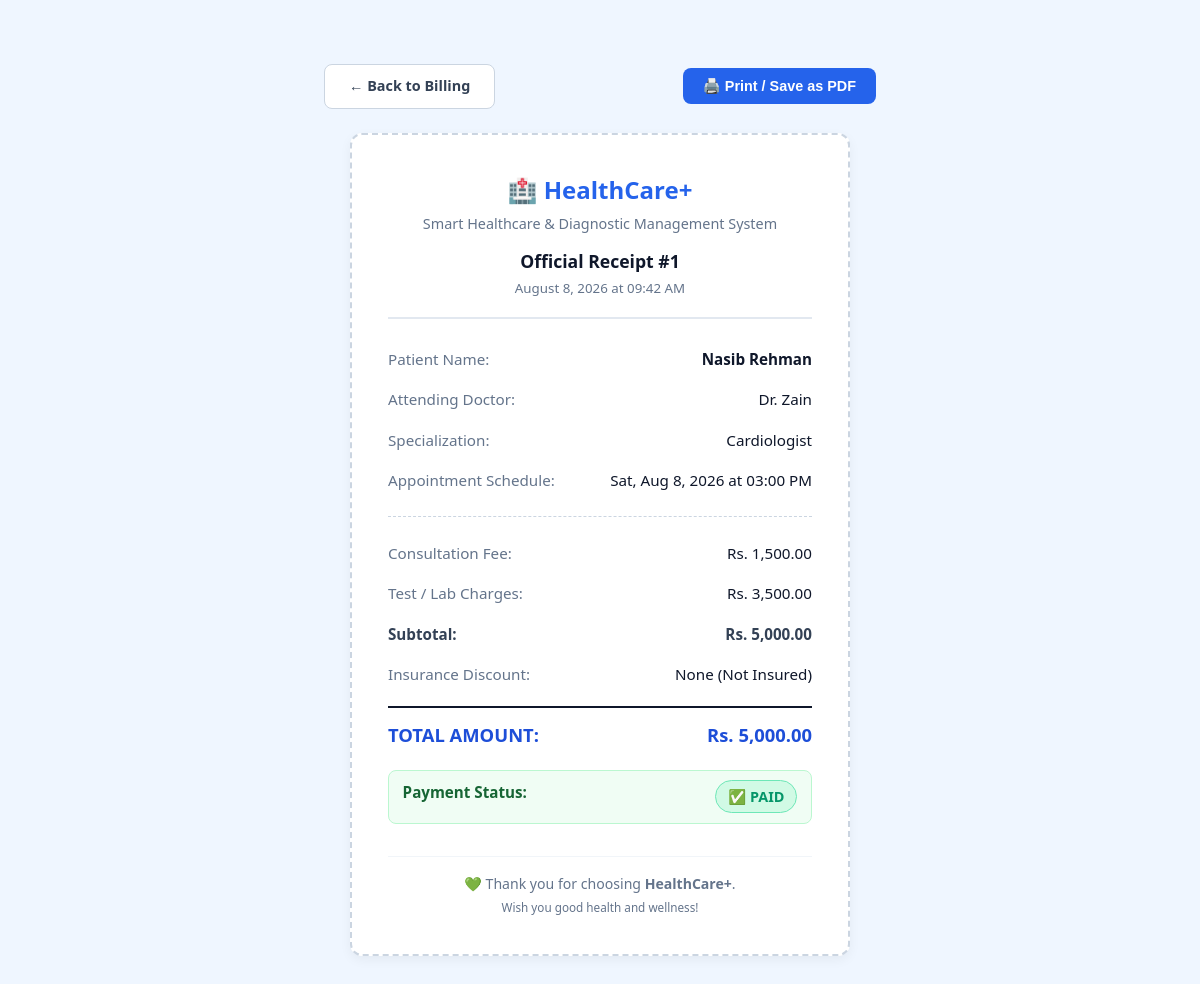
Page /healthcare/view-receipt.php?bill_id=1 (signed in) on the committed database.
### tables this page shows
CREATE TABLE `billing` (
  `bill_id` int(11) NOT NULL AUTO_INCREMENT,
  `appointment_id` int(11) NOT NULL,
  `consultation_fee` decimal(10,2) NOT NULL,
  `test_charges` decimal(10,2) DEFAULT 0.00,
  `insurance_discount_percent` decimal(5,2) DEFAULT 0.00,
  `total_amount` decimal(10,2) NOT NULL,
  `created_at` timestamp NOT NULL DEFAULT current_timestamp(),
  `payment_status` enum('Paid','Unpaid') DEFAULT 'Unpaid',
  PRIMARY KEY (`bill_id`),
  KEY `appointment_id` (`appointment_id`),
  CONSTRAINT `billing_ibfk_1` FOREIGN KEY (`appointment_id`) REFERENCES `appointments` (`appointment_id`) ON DELETE CASCADE
);

CREATE TABLE `users` (
  `user_id` int(11) NOT NULL AUTO_INCREMENT,
  `full_name` varchar(100) NOT NULL,
  `email` varchar(100) NOT NULL,
  `password` varchar(255) NOT NULL,
  `role` enum('patient','doctor','admin') NOT NULL,
  `phone` varchar(20) NOT NULL,
  `created_at` timestamp NOT NULL DEFAULT current_timestamp(),
  `status` enum('active','suspended') DEFAULT 'active',
  PRIMARY KEY (`user_id`),
  UNIQUE KEY `email` (`email`)
);

CREATE TABLE `doctors` (
  `doctor_id` int(11) NOT NULL AUTO_INCREMENT,
  `user_id` int(11) NOT NULL,
  `specialization` varchar(100) NOT NULL,
  `clinic_address` varchar(255) DEFAULT NULL,
  `city` varchar(100) DEFAULT NULL,
  `available_from` time DEFAULT '09:00:00',
  `available_to` time DEFAULT '17:00:00',
  `consultation_fee` decimal(10,2) DEFAULT 500.00,
  PRIMARY KEY (`doctor_id`),
  KEY `user_id` (`user_id`),
  CONSTRAINT `doctors_ibfk_1` FOREIGN KEY (`user_id`) REFERENCES `users` (`user_id`) ON DELETE CASCADE
);

CREATE TABLE `appointments` (
  `appointment_id` int(11) NOT NULL AUTO_INCREMENT,
  `patient_id` int(11) NOT NULL,
  `doctor_id` int(11) NOT NULL,
  `severity_level` enum('Emergency','Normal','Follow-up') NOT NULL,
  `appointment_time` datetime NOT NULL,
  `status` enum('Pending','Confirmed','Completed','Cancelled') DEFAULT 'Pending',
  `created_at` timestamp NOT NULL DEFAULT current_timestamp(),
  `symptoms_selected` varchar(500) DEFAULT NULL,
  `diagnosed_disease` varchar(100) DEFAULT NULL,
  `symptoms_text` text DEFAULT NULL,
  PRIMARY KEY (`appointment_id`),
  KEY `patient_id` (`patient_id`),
  KEY `doctor_id` (`doctor_id`),
  CONSTRAINT `appointments_ibfk_1` FOREIGN KEY (`patient_id`) REFERENCES `patients` (`patient_id`) ON DELETE CASCADE,
  CONSTRAINT `appointments_ibfk_2` FOREIGN KEY (`doctor_id`) REFERENCES `doctors` (`doctor_id`) ON DELETE CASCADE
);

### healthcare/view-receipt.php (the view, shortened to what this page needs)
<?php
require 'db.php';
$bill_id = intval($_GET['bill_id'] ?? 0);
$role    = $_SESSION['role'];
$stmt = $conn->prepare(
    "SELECT b.bill_id, b.consultation_fee, b.test_charges,
            b.insurance_discount_percent, b.total_amount, b.payment_status, b.created_at,
            a.appointment_time, a.severity_level,
            u_p.user_id AS patient_user_id, u_p.full_name AS patient_name, p.insurance_number,
            u_d.user_id AS doctor_user_id, u_d.full_name AS doctor_name, d.specialization
     FROM billing b
     JOIN appointments a ON b.appointment_id = a.appointment_id
     JOIN patients p ON a.patient_id = p.patient_id
     JOIN users u_p ON p.user_id = u_p.user_id
     JOIN doctors d ON a.doctor_id = d.doctor_id
     JOIN users u_d ON d.user_id = u_d.user_id
     WHERE b.bill_id = ?"
);
$stmt->bind_param("i", $bill_id);
$stmt->execute();
$bill = $stmt->get_result()->fetch_assoc();
$consultation_fee = floatval($bill['consultation_fee']);
$test_charges     = floatval($bill['test_charges']);
$subtotal         = $consultation_fee + $test_charges;
$discount_percent = floatval($bill['insurance_discount_percent']);
$discount_amount  = ($subtotal * $discount_percent) / 100;
$total_amount     = floatval($bill['total_amount']);
$has_insurance    = ($discount_percent > 0);
$back_url = ($role === 'patient') ? 'my-bills.php' : 'billing.php';
?>
<!DOCTYPE html>
<html lang="en">
<head>
    <link rel="stylesheet" href="style.css">
</head>
<body style="background-color: var(--primary-bg); padding: 2rem 1rem;">
<div class="container receipt-container" style="max-width: 600px;">
    <div class="no-print flex-between" style="margin-bottom: 1.5rem; align-items: center;">
        <a href="<?php echo $back_url; ?>" class="btn btn-secondary" style="font-size: 0.9rem;">
            ← Back to <?php echo ($role === 'patient') ? 'My Bills' : 'Billing'; ?>
        </a>
        <button onclick="window.print()" class="btn btn-primary" style="font-size: 0.9rem; padding: 0.5rem 1.25rem;">
            🖨️ Print / Save as PDF
        </button>
    </div>
    <div class="receipt" style="background: #ffffff; border: 2px dashed #cbd5e1; border-radius: 12px; padding: 2.25rem; margin: 0 auto; box-shadow: 0 4px 12px rgba(0,0,0,0.05);">
        <div class="receipt-header" style="text-align: center; border-bottom: 2px solid #e2e8f0; padding-bottom: 1rem; margin-bottom: 1.25rem;">
            <h2 style="color: var(--primary); font-size: 1.5rem; margin-bottom: 0.2rem;">🏥 HealthCare+</h2>
            <p style="font-size: 0.9rem; color: var(--gray-500); margin: 0;">Smart Healthcare & Diagnostic Management System</p>
            <div style="margin-top: 0.75rem; font-weight: 700; color: var(--gray-900); font-size: 1.1rem;">
                Official Receipt #<?php echo $bill['bill_id']; ?>
            </div>
            <small style="color: var(--gray-500);"><?php echo date('F j, Y \a\t h:i A', strtotime($bill['created_at'])); ?></small>
        </div>
        <div class="receipt-row">
            <span class="label">Patient Name:</span>
            <strong><?php echo htmlspecialchars($bill['patient_name']); ?></strong>
        </div>
        <div class="receipt-row">
            <span class="label">Attending Doctor:</span>
            <span>Dr. <?php echo htmlspecialchars($bill['doctor_name']); ?></span>
        </div>
        <div class="receipt-row">
            <span class="label">Specialization:</span>
            <span><?php echo htmlspecialchars($bill['specialization']); ?></span>
        </div>
        <div class="receipt-row">
            <span class="label">Appointment Schedule:</span>
            <span><?php echo date('D, M j, Y \a\t h:i A', strtotime($bill['appointment_time'])); ?></span>
        </div>
        <hr style="border: 0; border-top: 1px dashed #cbd5e1; margin: 1rem 0;">
        <div class="receipt-row">
            <span class="label">Consultation Fee:</span>
            <span>Rs. <?php echo number_format($consultation_fee, 2); ?></span>
        </div>
        <div class="receipt-row">
            <span class="label">Test / Lab Charges:</span>
            <span>Rs. <?php echo number_format($test_charges, 2); ?></span>
        </div>
        <div class="receipt-row" style="font-weight: 600; color: var(--gray-700);">
            <span class="label" style="color: var(--gray-700);">Subtotal:</span>
            <span>Rs. <?php echo number_format($subtotal, 2); ?></span>
        </div>
        <?php if ($has_insurance): ?>
            <div class="receipt-row" style="color: #059669;">
                <span class="label" style="color: #059669;">🛡️ Insurance Discount (<?php echo $discount_percent; ?>%):</span>
                <span class="discount">- Rs. <?php echo number_format($discount_amount, 2); ?></span>
            </div>
        <?php else: ?>
            <div class="receipt-row">
                <span class="label">Insurance Discount:</span>
                <span>None (Not Insured)</span>
            </div>
        <?php endif; ?>
        <div class="receipt-row total" style="border-top: 2px solid var(--gray-900); margin-top: 0.75rem; padding-top: 0.75rem; font-size: 1.15rem; font-weight: 700; color: var(--primary-dark);">
            <span>TOTAL AMOUNT:</span>
            <span>Rs. <?php echo number_format($total_amount, 2); ?></span>
        </div>
        <?php $is_paid_receipt = ($bill['payment_status'] === 'Paid'); ?>
        <div class="receipt-row" style="margin-top: 0.75rem; padding: 0.6rem 0.85rem; border-radius: var(--radius); background-color: <?php echo $is_paid_receipt ? '#f0fdf4' : '#fffbeb'; ?>; border: 1px solid <?php echo $is_paid_receipt ? '#bbf7d0' : '#fef3c7'; ?>;">
            <span class="label" style="font-weight: 700; color: <?php echo $is_paid_receipt ? '#166534' : '#92400e'; ?>;">Payment Status:</span>
            <?php if ($is_paid_receipt): ?>
                <span class="badge badge-green" style="font-size: 0.9rem; padding: 0.25rem 0.75rem;">
                    ✅ PAID
                </span>
            <?php else: ?>
                <span class="badge badge-orange" style="font-size: 0.9rem; padding: 0.25rem 0.75rem;">
                    ⚠️ UNPAID — Please settle at the clinic
                </span>
            <?php endif; ?>
        </div>
        <div style="text-align: center; margin-top: 2rem; padding-top: 1rem; border-top: 1px solid #f1f5f9; color: var(--gray-500); font-size: 0.88rem;">
            💚 Thank you for choosing <strong>HealthCare+</strong>.<br>
            <small>Wish you good health and wellness!</small>
        </div>
    </div>
</div>
</body>
</html>

### healthcare/style.css (style rules this page uses)
:root { --primary: #2563eb; --primary-dark: #1d4ed8; --primary-light: #dbeafe; --primary-bg: #eff6ff; --green: #059669; --green-light: #d1fae5; --white: #ffffff; --gray-50: #f8fafc; --gray-100: #f1f5f9; --gray-200: #e2e8f0; --gray-300: #cbd5e1; --gray-500: #64748b; --gray-700: #334155; --gray-900: #0f172a; --danger: #dc2626; --danger-light: #fee2e2; --warning: #d97706; --warning-light: #fef3c7; --info: #0284c7; --info-light: #e0f2fe; --max-width: 1200px; --radius: 8px; --radius-lg: 12px; --shadow: 0 1px 3px rgba(0, 0, 0, 0.1), 0 1px 2px rgba(0, 0, 0, 0.06); --shadow-md: 0 4px 6px rgba(0, 0, 0, 0.07), 0 2px 4px rgba(0, 0, 0, 0.06); --shadow-lg: 0 10px 15px rgba(0, 0, 0, 0.1), 0 4px 6px rgba(0, 0, 0, 0.05); }
*, *::before, *::after { margin: 0; padding: 0; box-sizing: border-box; }
body { font-family: 'Segoe UI', Tahoma, Geneva, Verdana, sans-serif; background-color: var(--primary-bg); color: var(--gray-900); line-height: 1.6; min-height: 100vh; }
a { color: var(--primary); text-decoration: none; }
.container { max-width: var(--max-width); margin: 0 auto; padding: 2rem 1.5rem; }
.btn { display: inline-flex; align-items: center; justify-content: center; gap: 0.4rem; padding: 0.7rem 1.5rem; font-size: 0.95rem; font-weight: 600; border: none; border-radius: var(--radius); cursor: pointer; transition: all 0.2s ease; text-decoration: none; line-height: 1.4; }
.btn-primary { background-color: var(--primary); color: var(--white); }
.btn-secondary { background-color: var(--white); color: var(--gray-700); border: 1.5px solid var(--gray-300); }
.badge { display: inline-block; padding: 0.25rem 0.7rem; font-size: 0.8rem; font-weight: 600; border-radius: 50px; text-transform: capitalize; }
.badge-green { background-color: var(--green-light); color: #059669; border: 1px solid #6ee7b7; }
.receipt { background-color: var(--white); border: 2px dashed var(--gray-300); border-radius: var(--radius-lg); padding: 2rem; max-width: 500px; margin: 1.5rem auto; }
.receipt-header { text-align: center; border-bottom: 2px solid var(--gray-200); padding-bottom: 1rem; margin-bottom: 1rem; }
.receipt-row { display: flex; justify-content: space-between; padding: 0.5rem 0; font-size: 0.95rem; }
.receipt-row.total { border-top: 2px solid var(--gray-900); margin-top: 0.5rem; padding-top: 0.75rem; font-weight: 700; font-size: 1.1rem; color: var(--primary-dark); }
.receipt-row .label { color: var(--gray-500); }
.flex-between { display: flex; justify-content: space-between; align-items: center; }
.container, .auth-card { animation: fadeIn 0.35s cubic-bezier(0.16, 1, 0.3, 1); }
.btn { transition: transform 0.2s cubic-bezier(0.16, 1, 0.3, 1), box-shadow 0.2s cubic-bezier(0.16, 1, 0.3, 1), background-color 0.2s ease, opacity 0.2s ease !important; }
.badge { transition: all 0.2s ease; }

### rows in the picture
billing: bill_id "1", created_at "August 8, 2026 at 09:42 AM", users.full_name "Nasib Rehman", users.full_name "Zain", doctors.specialization "Cardiologist", appointment.appointment_time "Sat, Aug 8, 2026 at 03:00 PM", consultation_fee "1,500.00", test_charges "3,500.00", subtotal "5,000.00", total_amount "5,000.00"
